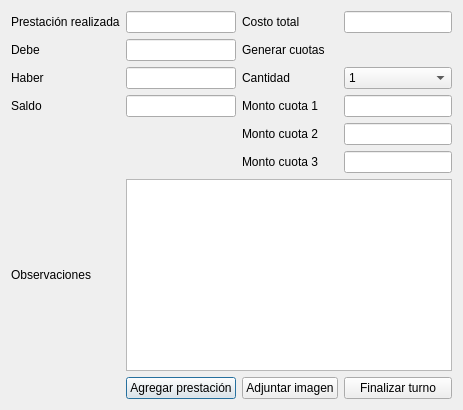
<?xml version="1.0" encoding="UTF-8"?>
<ui version="4.0">
 <class>AddPrestacionDialog</class>
 <widget class="QDialog" name="AddPrestacionDialog">
  <property name="windowTitle">
   <string>Nueva prestación</string>
  </property>
  <layout class="QGridLayout" name="gridLayout">
   <item row="0" column="0">
    <widget class="QLabel" name="labelPrestacionRealizada">
     <property name="text"><string>Prestación realizada</string></property>
    </widget>
   </item>
   <item row="0" column="1">
    <widget class="QLineEdit" name="editPrestacionDialog"/>
   </item>
   <item row="0" column="2">
    <widget class="QLabel" name="labelCostoTotal">
     <property name="text"><string>Costo total</string></property>
    </widget>
   </item>
   <item row="0" column="3">
    <widget class="QLineEdit" name="editCostoTotalDialog"/>
   </item>

   <item row="1" column="0">
    <widget class="QLabel" name="labelDebe">
     <property name="text"><string>Debe</string></property>
    </widget>
   </item>
   <item row="1" column="1">
    <widget class="QLineEdit" name="editDebe"/>
   </item>
   <item row="2" column="0">
    <widget class="QLabel" name="labelHaber">
     <property name="text"><string>Haber</string></property>
    </widget>
   </item>
   <item row="2" column="1">
    <widget class="QLineEdit" name="editHaber"/>
   </item>
   <item row="3" column="0">
    <widget class="QLabel" name="labelSaldo">
     <property name="text"><string>Saldo</string></property>
    </widget>
   </item>
   <item row="3" column="1">
    <widget class="QLineEdit" name="editSaldo"/>
   </item>

   <item row="1" column="2">
    <widget class="QLabel" name="labelGenerarCuotas">
     <property name="text"><string>Generar cuotas</string></property>
    </widget>
   </item>
   <item row="2" column="2">
    <widget class="QLabel" name="labelCantidad">
     <property name="text"><string>Cantidad</string></property>
    </widget>
   </item>
   <item row="2" column="3">
    <widget class="QComboBox" name="comboCantidad">
     <item><property name="text"><string>1</string></property></item>
     <item><property name="text"><string>2</string></property></item>
     <item><property name="text"><string>3</string></property></item>
    </widget>
   </item>
   <item row="3" column="2">
    <widget class="QLabel" name="labelMonto1">
     <property name="text"><string>Monto cuota 1</string></property>
    </widget>
   </item>
   <item row="3" column="3">
    <widget class="QLineEdit" name="editMonto1"/>
   </item>
   <item row="4" column="2">
    <widget class="QLabel" name="labelMonto2">
     <property name="text"><string>Monto cuota 2</string></property>
    </widget>
   </item>
   <item row="4" column="3">
    <widget class="QLineEdit" name="editMonto2"/>
   </item>
   <item row="5" column="2">
    <widget class="QLabel" name="labelMonto3">
     <property name="text"><string>Monto cuota 3</string></property>
    </widget>
   </item>
   <item row="5" column="3">
    <widget class="QLineEdit" name="editMonto3"/>
   </item>

   <item row="6" column="0">
    <widget class="QLabel" name="labelObservaciones">
     <property name="text"><string>Observaciones</string></property>
    </widget>
   </item>
   <item row="6" column="1" colspan="3">
    <widget class="QTextEdit" name="textObservaciones"/>
   </item>

   <item row="7" column="1">
    <widget class="QPushButton" name="btnAgregar">
     <property name="text"><string>Agregar prestación</string></property>
    </widget>
   </item>
   <item row="7" column="2">
    <widget class="QPushButton" name="btnAdjuntar">
     <property name="text"><string>Adjuntar imagen</string></property>
    </widget>
   </item>
   <item row="7" column="3">
    <widget class="QPushButton" name="btnFinalizar">
     <property name="text"><string>Finalizar turno</string></property>
    </widget>
   </item>
  </layout>
 </widget>
 <resources/>
 <connections/>
 </ui>
